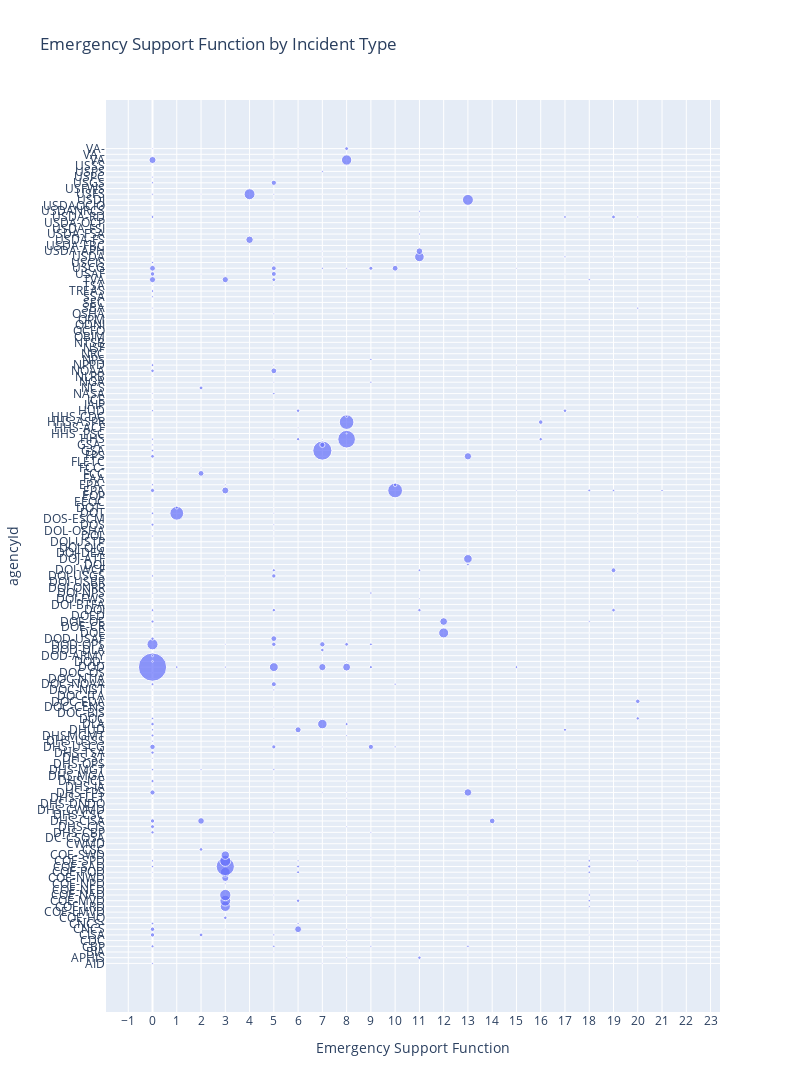

The cell this chart's notebook holds for it:
### Code cell
fig = px.scatter(df.groupby(
        ['supportFunction', 'agencyId']).size(       
    ).reset_index(
        name='count').sort_values(by='agencyId'),
                 x = 'supportFunction',
                 y = 'agencyId',
                 size = 'count',
                 title = 'Emergency Support Function by Incident Type',
                 labels = {'supportFunction' : 'Emergency Support Function',
                           'incidentType' : 'Incident Type'},)
fig.update_xaxes(
    categoryorder = 'array',
    categoryarray = esfs,
    tickmode = 'linear',
    dtick = 1
)
fig.update_yaxes(
    categoryorder = 'array',
    categoryarray = agency_ids,
    tickmode = 'linear',
    dtick = 1
)
fig.update_layout(
    height = 1600,
    width = 800
)

fig.show()

### Figure 1 — Plotly figure (JSON) as saved in the notebook; plotly's stock layout.template omitted (floating-point values rounded to 4 significant figures; data arrays with more than 128 entries replaced by an {"elided": "..."} marker saying what was removed)
{"data": [{"hovertemplate": "Emergency Support Function=%{x}<br>agencyId=%{y}<br>count=%{marker.size}<extra></extra>", "legendgroup": "", "marker": {"color": "#636efa", "size": {"elided": "555 int values"}, "sizemode": "area", "sizeref": 10.01, "symbol": "circle"}, "mode": "markers", "name": "", "orientation": "h", "showlegend": false, "type": "scatter", "x": {"elided": "555 int values"}, "xaxis": "x", "y": {"elided": "555 str values"}, "yaxis": "y"}], "layout": {"height": 1600, "legend": {"itemsizing": "constant", "tracegroupgap": 0}, "title": {"text": "Emergency Support Function by Incident Type"}, "width": 800, "xaxis": {"anchor": "y", "categoryarray": [0, 1, 2, 3, 4, 5, 6, 7, 8, 9, 10, 11, 12, 13, 14, 15, 16, 17, 18, 19, 20, 21, 22], "categoryorder": "array", "domain": [0, 1], "dtick": 1, "tickmode": "linear", "title": {"text": "Emergency Support Function"}}, "yaxis": {"anchor": "x", "categoryarray": {"elided": "144 str values"}, "categoryorder": "array", "domain": [0, 1], "dtick": 1, "tickmode": "linear", "title": {"text": "agencyId"}}}}
